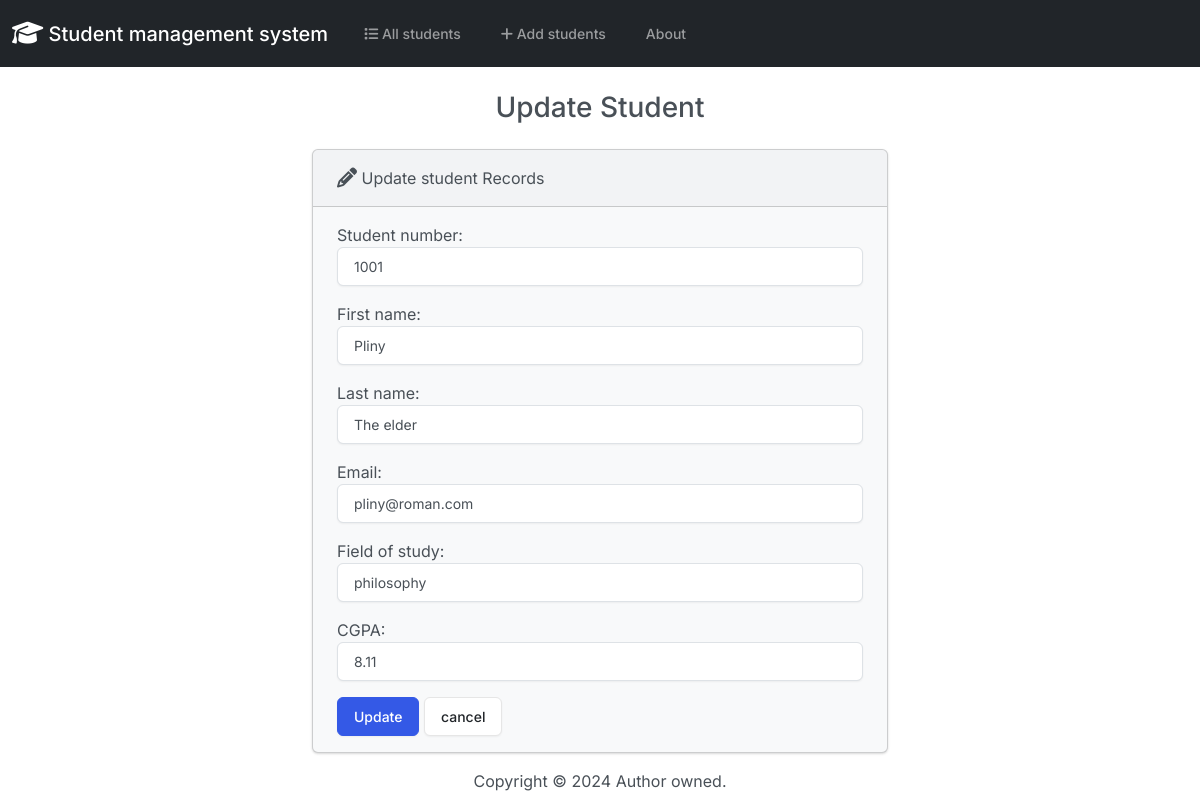
Page /edit/2/ on the committed database.
### students/models.py (models this page shows, shortened)
class student(models.Model):
    student_number = models.PositiveBigIntegerField()
    first_name = models.CharField(max_length=50)
    last_name = models.CharField(max_length=50)
    email = models.EmailField(max_length=100)
    field_of_study = models.CharField(max_length=50)
    CGPA = models.FloatField()

### students/views.py (the view)
# urls.py: path('edit/<int:id>/', views.edit, name='edit'),
def edit(request, id):
    if request.method=='POST':
        Student = student.objects.get(id=id)
        form = StudentForm(request.POST, instance=Student)
        if form.is_valid():
            form.save()
            return render(request, 'students/edit.html',{
                'form':form,
                'success':True
            })
    else:
        Student = student.objects.get(id=id)
        form = StudentForm(instance=Student)
    return render(request, 'students/edit.html',{'form':form})

### students/forms.py
class StudentForm(forms.ModelForm):
    class Meta:
        model = student
        fields = '__all__'
        labels = {
            'student_number':'Student number',
            'first_name':'First name',
            'last_name':'Last name',
            'email':'Email',
            'field_of_study':'Field of study',
            'CGPA':'CGPA',
        }
        widgets = {
            'student_number': forms.NumberInput(attrs={'class':'form-control'}),
            'first_name':forms.TextInput(attrs={'class':'form-control'}),
            'last_name':forms.TextInput(attrs={'class':'form-control'}),
            'email':forms.EmailInput(attrs={'class':'form-control'}),
            'field_of_study':forms.TextInput(attrs={'class':'form-control'}),
            'CGPA':forms.NumberInput(attrs={'class':'form-control'}),
        }

### students/templates/students/edit.html (shortened to what this page needs)
{% extends "students/base.html" %}
{% block body %}
    <h3 class="text-center my-4">Update Student</h3>
    {% if success %}
    <div class="alert alert-success" role='alert'>
        The student updated successfully.
        <a href="{% url "index" %}" class='alert-link'>Go to Home page</a>
    </div>
    {% else %}
    <div class="row justify-content-center">
        <div class="col-6">
            <div class="card bg-light mb-3">
                <div class="card-header"><i class="fa-solid fa-pencil fa-lg"></i> Update student Records</div>
                <div class="card-body">
                  <form action="" method='POST'>
                    {{form.as_p}}
                    <button type='submit' class='btn btn-primary'>Update</button>
                    <a href="{% url "index" %}" class='btn btn-secondary'>cancel</a>
                  </form>
                </div>
              </div>
        </div>
    </div>
    {% endif %}
{% endblock body %}

### rows in the picture
student: student_number "1001", first_name "Pliny", last_name "The elder", email "pliny@roman.com", field_of_study "philosophy", CGPA "8.11"
